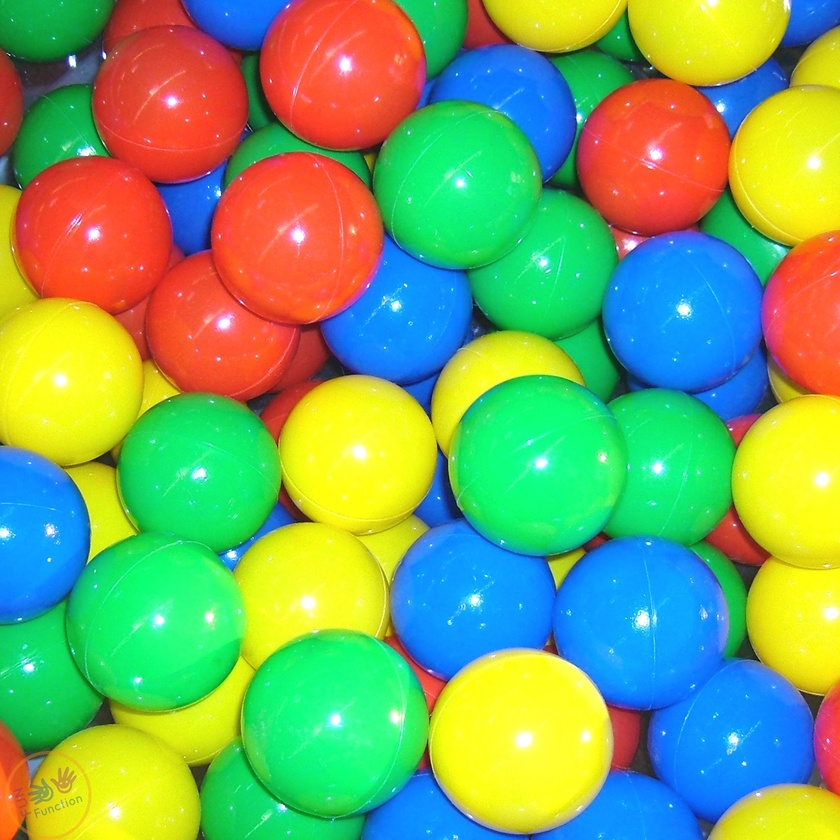
#> input picture support/img/color_balls.jpg, 840 x 840 px, shrunk from 1732 x 1732 before the run, given in place of the camera
$ python scan_image.py
#> lines starting #> are read from the running program, lines starting #| are printed output that depends on the picture; after the words box and inside, x2 and y2 are one past the last pixel; in counts of white or black regions, pixels touching at a corner belong together
### support/color.py
def blue():
    return (255, 0, 0)


def red():
    return (0, 0, 255)


def green():
    return (0, 255, 0)


def violet():
    return (180, 0, 180)


def yellow():
    return (0, 255, 255)


def white():
    return (255, 255, 255)


def black():
    return (0, 0, 0)

### support/font.py
import cv2


def hershey_simplex():
    return cv2.FONT_HERSHEY_SIMPLEX

### support/scan_image.py
import cv2
import numpy as np
from support import color, font


def scan_circles(_img):
    _gray = cv2.cvtColor(_img, cv2.COLOR_BGR2GRAY)
    _detected_circles = cv2.HoughCircles(
        _gray,
        cv2.HOUGH_GRADIENT,
        1,
        150,
        param1=50,
        param2=30,
        minRadius=1,
        maxRadius=40
    )

    if _detected_circles is not None:
        for _circle in _detected_circles:
            _circle_count = len(_circle)

        _detected_circles = np.uint16(np.around(_detected_circles))
        for _pt in _detected_circles[0, :]:
            _x, _y, _r = _pt[0], _pt[1], _pt[2]

    return _x, _y, _r, _circle_count


if __name__ == '__main__':

    cap = cv2.VideoCapture(0)

    while True:
        _, img = cap.read()
#> img is the input picture: shape (840, 840, 3); mean B, G, R 100, 167.7, 122.5
        gray = cv2.cvtColor(img, cv2.COLOR_BGR2GRAY)
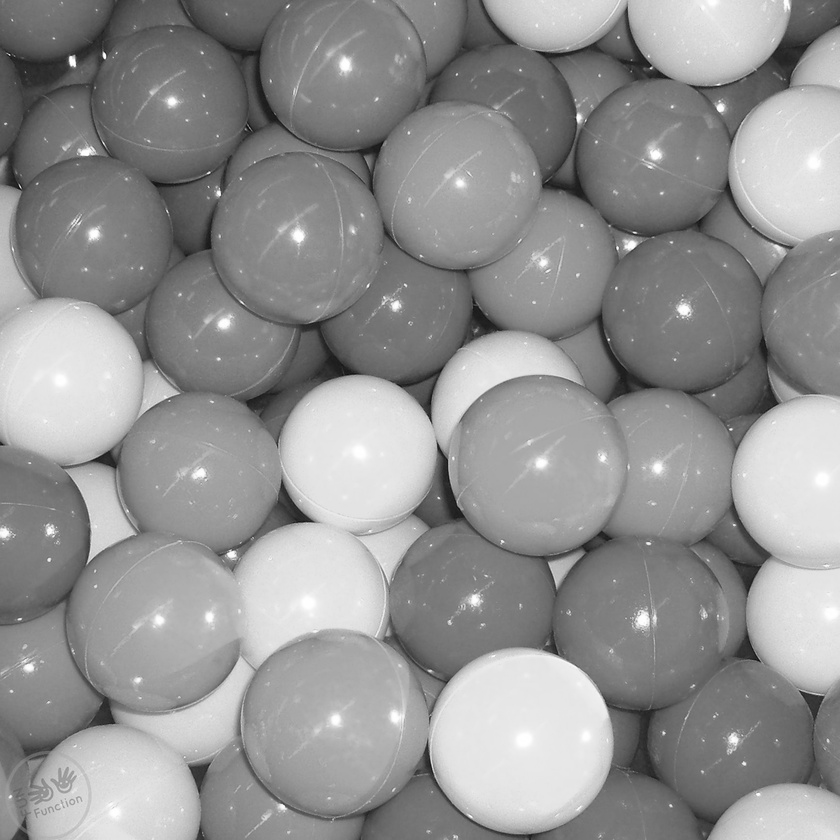
#> gray: shape (840, 840); min 11, max 255, mean 146.5
        gray_blurred = cv2.blur(gray, (3, 3))

        detected_circles = cv2.HoughCircles(
            gray_blurred,
            cv2.HOUGH_GRADIENT,
            1,
            150,
            param1=50,
            param2=30,
            minRadius=1,
            maxRadius=40
        )
#> detected_circles = [[38.5, 783.5, 29.4]]

        if detected_circles is not None:
            for circle in detected_circles:
                cv2.putText(img, f'Detected Circle: {len(circle)}', (3, 25), font.hershey_simplex(), 1, color.yellow())
#> this loop made 1 pass
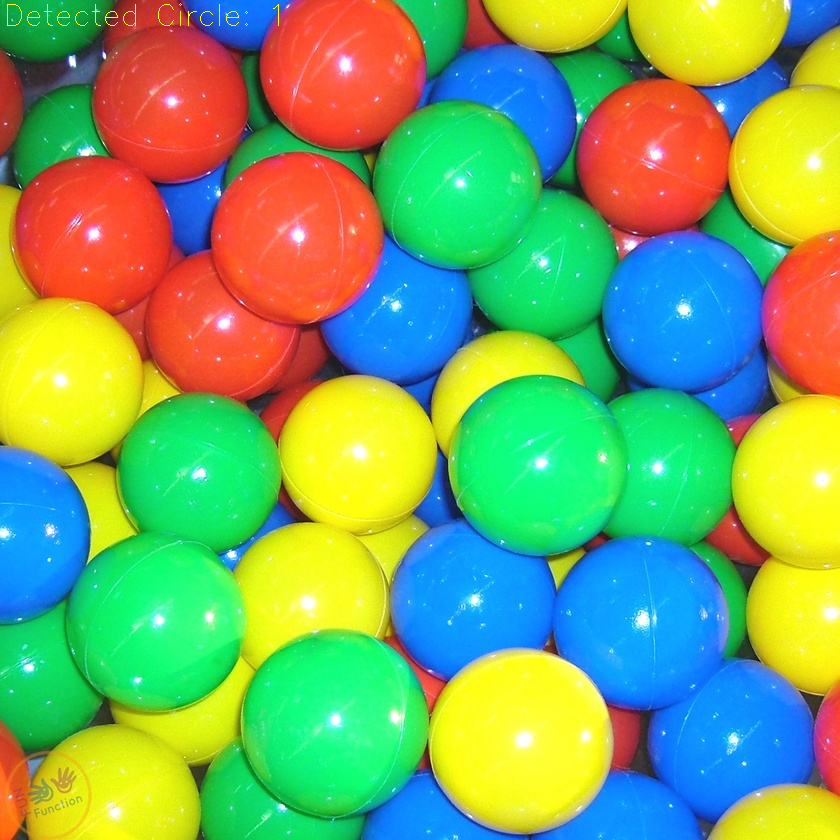
#> img: shape (840, 840, 3); 0.08% of pixels changed, all inside (x1, y1, x2, y2) = (7, 3, 279, 26)

        if detected_circles is not None:
            detected_circles = np.uint16(np.around(detected_circles))
#> detected_circles = [[38, 784, 29]]
            for pt in detected_circles[0, :]:
                x, y, r = pt[0], pt[1], pt[2]
                cv2.circle(img, (x, y), r, color.green(), 2)
                cv2.circle(img, (x, y), 1, color.yellow(), 2)
#> this loop made 1 pass
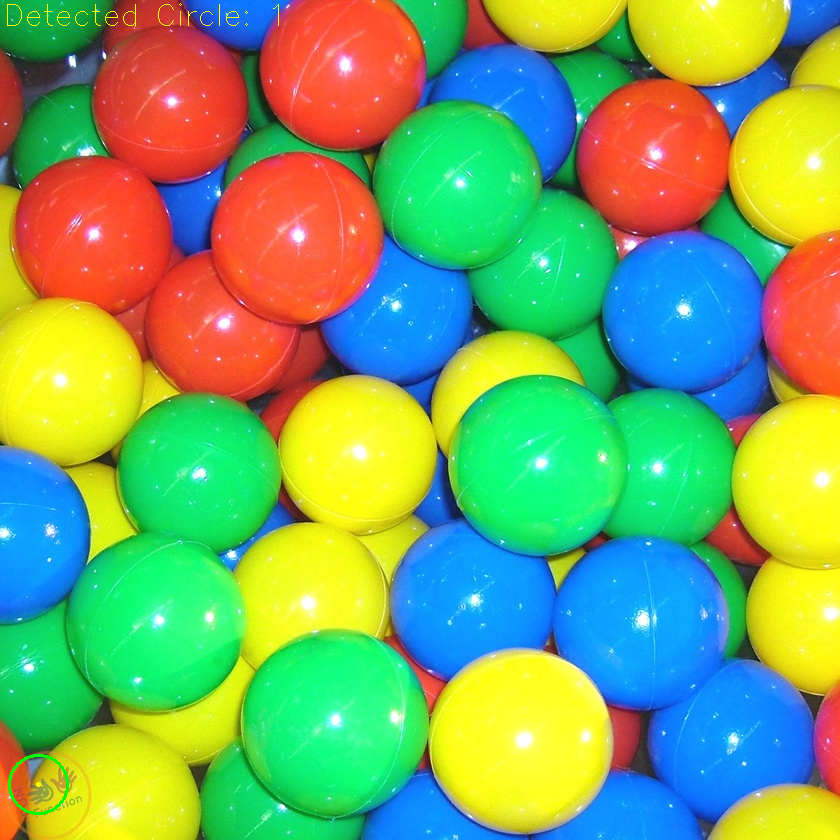
#> img: shape (840, 840, 3); 0.08% of pixels changed, all inside (x1, y1, x2, y2) = (8, 754, 69, 815)

        cv2.imshow('f1', img)
        if cv2.waitKey(1) == 27:
#> (key Esc is pressed here)
            break
    cap.release()
    cv2.destroyAllWindows()
